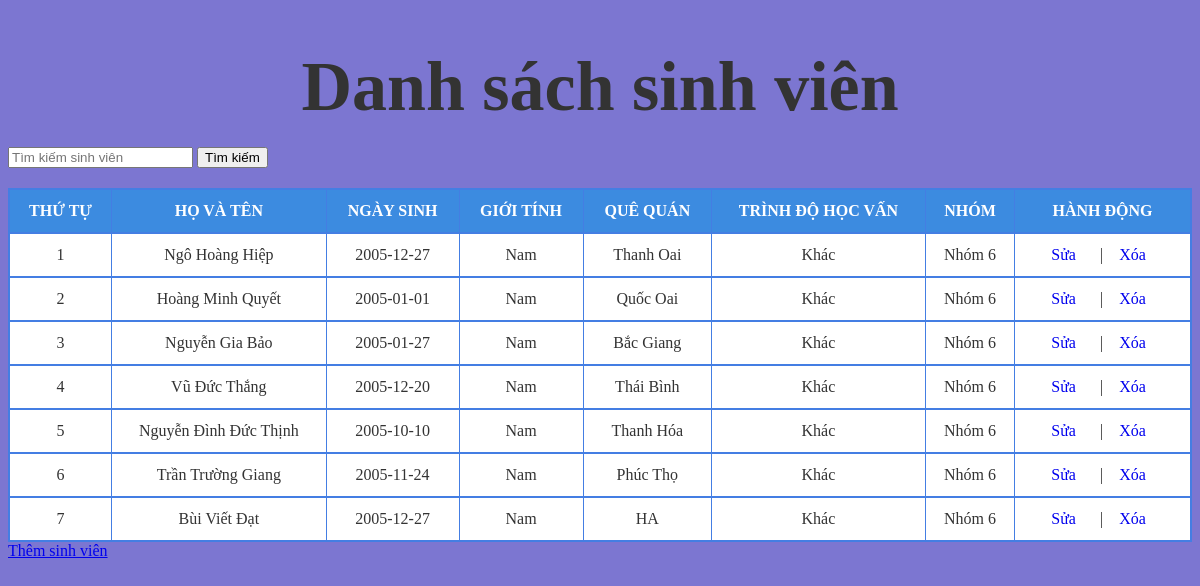
The page / on the database its author committed.
### tables this page shows
CREATE TABLE `table_students` (
  `id` int(50) NOT NULL,
  `fullname` varchar(250) NOT NULL,
  `dob` date NOT NULL,
  `gender` int(10) NOT NULL,
  `hometown` varchar(250) NOT NULL,
  `level` int(10) NOT NULL,
  `group_id` int(10) NOT NULL
);

### index.php (the view, shortened to what this page needs)
<?php
include 'connect.php';
$search = isset($_GET['search']) ? $_GET['search'] : '';
$sql = "SELECT * FROM table_students WHERE fullname LIKE '%$search%' OR hometown LIKE '%$search%'";
$result = $conn->query($sql);
?>
<!DOCTYPE html>
<html>
<head>
    <link rel="stylesheet" href="index.css">
</head>
<body>
    <h1>Danh sách sinh viên</h1>
    <form method="GET">
        <input type="text" name="search" placeholder="Tìm kiếm sinh viên" value="<?php echo isset($_GET['search']) ? $_GET['search'] : ''; ?>">
        <button type="submit">Tìm kiếm</button>
    </form>
    <table border="1">
        <tr>
            <th>Thứ tự</th>
            <th>Họ và tên</th>
            <th>Ngày sinh</th>
            <th>Giới tính</th>
            <th>Quê quán</th>
            <th>Trình độ học vấn</th>
            <th>Nhóm</th>
            <th>Hành động</th>
        </tr>
        <?php while ($row = $result->fetch_assoc()) { ?>
        <tr>
            <td><?php echo $row['id']; ?></td>
            <td><?php echo $row['fullname']; ?></td>
            <td><?php echo $row['dob']; ?></td>
            <td><?php echo $row['gender'] == 1 ? "Nam" : "Nữ"; ?></td>
            <td><?php echo $row['hometown']; ?></td>
            <td>
                <?php
                switch ($row['level']) {
                    default: echo "Khác"; break;
                }
                ?>
            </td>
            <td><?php echo "Nhóm " . $row['group_id']; ?></td>
            <td>
                <a href="chinhsua.php?id=<?php echo $row['id']; ?>">Sửa</a> |
                <a href="xoa.php?id=<?php echo $row['id']; ?>" onclick="return confirm('Bạn có chắc chắn muốn xóa không?')">Xóa</a>
            </td>
        </tr>
        <?php } ?>
    </table>
    <a href="add.php">Thêm sinh viên</a>
</body>
</html>

### index.css (style rules this page uses)
body { font-family:'Times New Roman', Times, serif, sans-serif; background-color: rgb(124, 118, 209); color: #333; }
h1 { text-align: center; font-size: 70px; margin-bottom: 20px; }
table { width: 100%; border-collapse: collapse; margin-top: 20px; border: 2px solid #447ee3; }
th, td { padding: 12px; text-align: left; border-bottom: 2px solid #447ee3; border-right: 1px solid #447ee3; text-align: center; }
th { background-color: #3c8be0; color: white; text-transform: uppercase; }
td { background-color: #fff; }
td a { padding: 6px 12px; margin-right: 8px; text-decoration: none; border-radius: 4px; font-size: 1rem; }

### rows shown on the page
table_students: id "1", fullname "Ngô Hoàng Hiệp", dob "2005-12-27", gender "Nam", hometown "Thanh Oai", level "Khác", group "6"
table_students: id "2", fullname "Hoàng Minh Quyết", dob "2005-01-01", gender "Nam", hometown "Quốc Oai", level "Khác", group "6"
table_students: id "3", fullname "Nguyễn Gia Bảo", dob "2005-01-27", gender "Nam", hometown "Bắc Giang", level "Khác", group "6"
table_students: id "4", fullname "Vũ Đức Thắng", dob "2005-12-20", gender "Nam", hometown "Thái Bình", level "Khác", group "6"
table_students: id "5", fullname "Nguyễn Đình Đức Thịnh", dob "2005-10-10", gender "Nam", hometown "Thanh Hóa", level "Khác", group "6"
table_students: id "6", fullname "Trần Trường Giang", dob "2005-11-24", gender "Nam", hometown "Phúc Thọ", level "Khác", group "6"
table_students: id "7", fullname "Bùi Viết Đạt", dob "2005-12-27", gender "Nam", hometown "HA", level "Khác", group "6"
